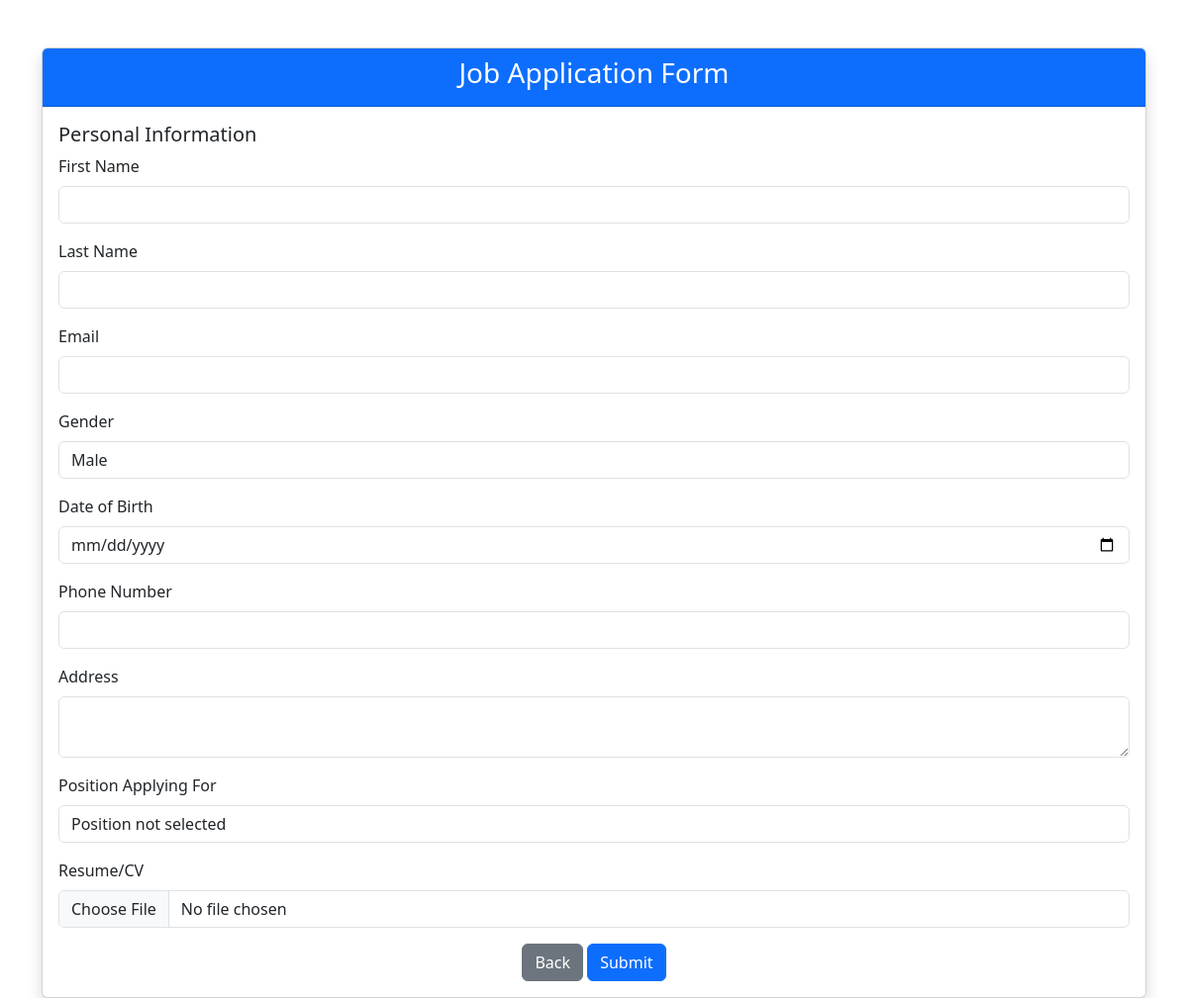
The page /admin_dashboard/application_form.php?JobID=10 on the database as committed earlier.
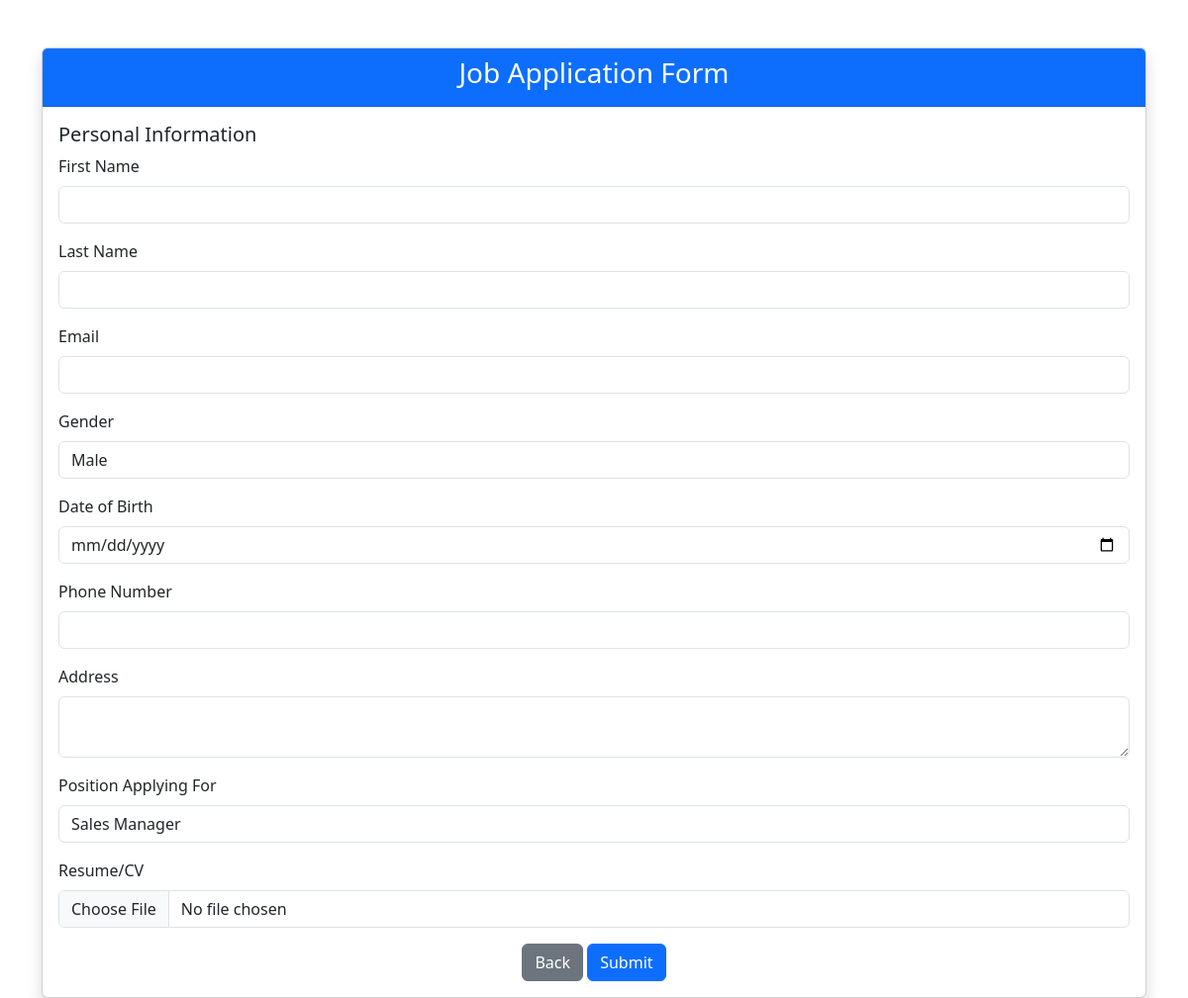
The same page on the database as committed later.
### tables this page shows
CREATE TABLE `position` (
  `PositionID` int(11) NOT NULL,
  `Title` varchar(100) NOT NULL,
  `BaseSalary` decimal(10,2) NOT NULL,
  `DepartmentID` int(11) NOT NULL
);

### admin_dashboard/application_form.php (the view, shortened to what this page needs)
<?php
require_once '../config/config.php';
$selectedPositionTitle = null;
$selectedJobID = isset($_GET['JobID']) ? (int)$_GET['JobID'] : null;
if ($selectedJobID) {
    try {
        $stmt = $conn->prepare("SELECT p.Title AS PositionTitle, p.PositionID, d.DepartmentID
                                FROM Jobposting jp
                                JOIN Position p ON jp.PositionID = p.PositionID
                                JOIN Department d ON p.DepartmentID = d.DepartmentID
                                WHERE jp.JobID = ?");
        $stmt->execute([$selectedJobID]);
        $details = $stmt->fetch(PDO::FETCH_ASSOC);
        if ($details) {
            $selectedPositionTitle = $details['PositionTitle'];
        }
    } catch (Exception $e) {
        echo "Error: " . $e->getMessage();
    }
}
?>
<!DOCTYPE html>
<html lang="en">
<head>
    <link href="https://cdn.jsdelivr.net/npm/bootstrap@5.3.0/dist/css/bootstrap.min.css" rel="stylesheet">
</head>
<body>
<div class="container mt-5">
    <div class="card shadow">
        <div class="card-header text-center bg-primary text-white">
            <h3>Job Application Form</h3>
        </div>
        <form method="POST" enctype="multipart/form-data" class="card-body">
            <div class="row">
                <h5>Personal Information</h5>
                <div class="mb-3">
                    <label for="firstName" class="form-label">First Name</label>
                    <input type="text" id="firstName" name="firstName" class="form-control" required>
                </div>
                <div class="mb-3">
                    <label for="lastName" class="form-label">Last Name</label>
                    <input type="text" id="lastName" name="lastName" class="form-control" required>
                </div>
                <div class="mb-3">
                    <label for="candidateEmail" class="form-label">Email</label>
                    <input type="email" id="candidateEmail" name="candidateEmail" class="form-control" required>
                </div>
                <div class="mb-3">
                    <label for="gender" class="form-label">Gender</label>
                    <select id="gender" name="gender" class="form-control" required>
                        <option value="Male">Male</option>
                    </select>
                </div>
                <div class="mb-3">
                    <label for="dob" class="form-label">Date of Birth</label>
                    <input type="date" id="dob" name="dob" class="form-control" required>
                </div>
                <div class="mb-3">
                    <label for="candidateNum" class="form-label">Phone Number</label>
                    <input type="text" id="candidateNum" name="candidateNum" class="form-control" required>
                </div>
                <div class="mb-3">
                    <label for="address" class="form-label">Address</label>
                    <textarea id="address" name="address" class="form-control" required></textarea>
                </div>
                <div class="mb-3">
                    <label for="position" class="form-label">Position Applying For</label>
                    <input type="text" id="position" name="position" class="form-control"
                           value="<?= htmlspecialchars($selectedPositionTitle ?? 'Position not selected') ?>" readonly>
                </div>
                <div class="mb-3">
                    <label for="resume" class="form-label">Resume/CV</label>
                    <input type="file" id="resume" name="resume" class="form-control" required>
                </div>
            </div>
            <div class="text-center">
                <a href="../joblist_web/jobs.php" class="btn btn-secondary">Back</a>
                <button type="submit" class="btn btn-primary">Submit</button>
            </div>
        </form>
    </div>
</div>
</body>
</html>

Rows that differ between the two databases and show on the page:
added position: position "Sales Manager"
Other text that changed with them:
form field position: "Position not selected" → (not shown)
